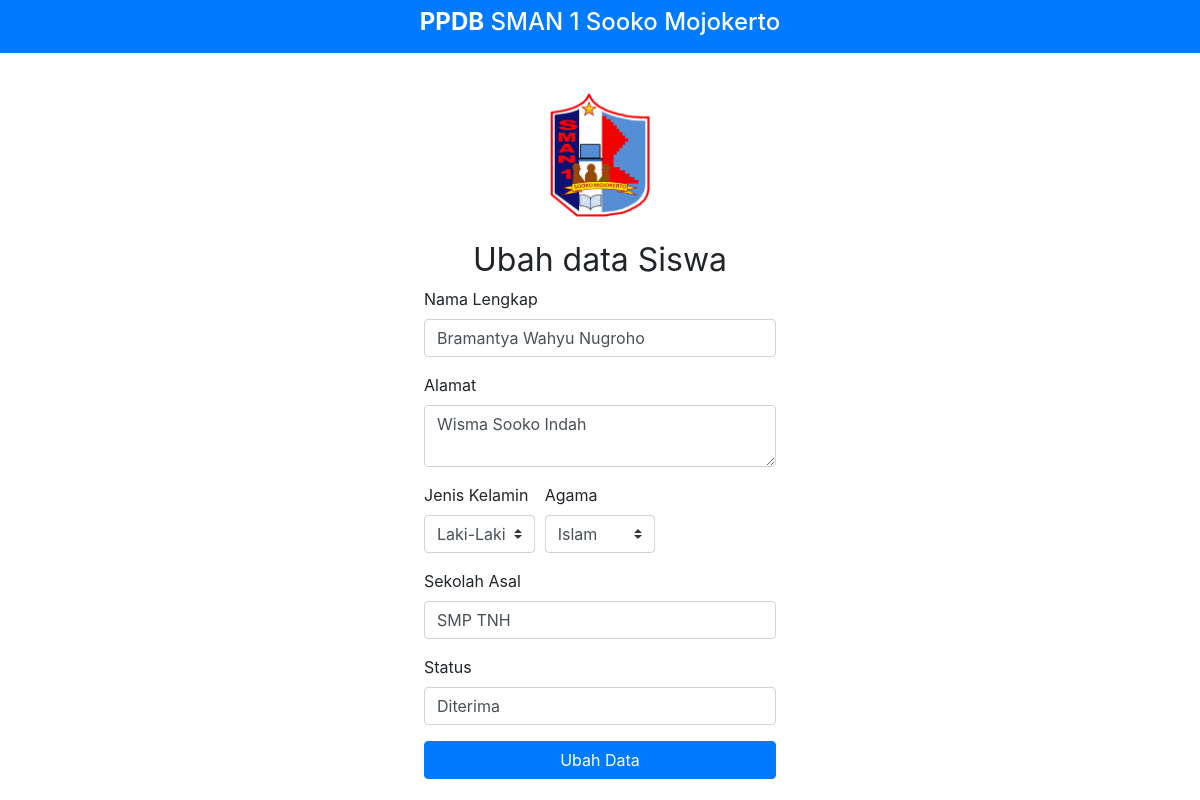
Screenshot of /admin/ubahsiswa.php?idsiswa=2 (signed in) with the database file from the repository.
### tables this page shows
CREATE TABLE `siswa_pendaftar` (
  `id` int(11) NOT NULL,
  `nama` varchar(100) NOT NULL,
  `alamat` varchar(255) NOT NULL,
  `jeniskelamin` varchar(15) NOT NULL,
  `agama` varchar(20) NOT NULL,
  `sekolahasal` varchar(200) NOT NULL,
  `email` varchar(200) NOT NULL,
  `password` varchar(255) NOT NULL,
  `statusdaftar` varchar(20) NOT NULL DEFAULT 'Diproses'
);

### admin/functions.php (called while the page is built, shortened)
<?php
$conn=mysqli_connect("localhost","root","","ppdbsooko");
function query($query){
	global $conn;
	$result=mysqli_query($conn, $query);
	$rows = [];
	while ($row = mysqli_fetch_assoc($result)) {
		$rows[]= $row;
	}
	return $rows;
}
?>

### admin/ubahsiswa.php (the view, shortened to what this page needs)
<?php
require 'functions.php';
$id=$_GET["idsiswa"];
$siswa=query("SELECT * FROM siswa_pendaftar WHERE id=$id")[0];
?>
<!doctype html>
<html lang="en">
  <head>
    <link rel="stylesheet" href="https://stackpath.bootstrapcdn.com/bootstrap/4.5.0/css/bootstrap.min.css">
    <link rel="stylesheet" href="https://use.fontawesome.com/releases/v5.13.1/css/all.css">
    <link rel="stylesheet" href="../assets/css/gate.css">
  </head>
  <body>
    <nav class="navbar navbar-light bg-primary justify-content-center align-items-center">
      <p class="text-center text-white h4"><span class="font-weight-bold">PPDB</span> SMAN 1 Sooko Mojokerto</p>
    </nav>
    <div class="gate mt-3">
        <form class="form-gate p-4" action="" method="post">
            <div class="text-center">
            <img src="../assets/img/logosma.png" alt="logo" width="100px">
            <h2 class="mt-4 font-weight-normal">Ubah data Siswa</h2>
            </div>
            <div class="form-group">
              <label for="namalengkap">Nama Lengkap</label>
              <input type="text" class="form-control" id="namalengkap" placeholder="Nama Lengkap" name="nama" required autofocus value="<?= $siswa["nama"];?>">
            </div>
            <div class="form-group">
              <label for="alamat">Alamat</label>
              <textarea type="text" class="form-control" id="alamat" placeholder="Alamat" name="alamat" required><?= $siswa["alamat"];?></textarea>
            </div>
            <div class="form-row">
                <div class="col-md-4 mb-3">
                  <label for="jeniskelamin">Jenis Kelamin</label>
                  <select class="custom-select" id="jeniskelamin" name="jeniskelamin" required>
                    <option value="Laki-Laki" <?= ($siswa["jeniskelamin"]=='Laki-Laki')? "selected":"" ?>>Laki-Laki</option>
                  </select>
                </div>
                <div class="col-md-4 mb-3">
                  <label for="agama">Agama</label>
                  <select class="custom-select" id="agama" name="agama" required>
                    <option value="Islam" <?= ($siswa["agama"]=='Islam')? "selected":"" ?>>Islam</option>
                  </select>
                </div>
            </div>
            <div class="form-group">
                <label for="sekolahasal">Sekolah Asal</label>
                <input type="text" class="form-control" id="sekolahasal" placeholder="sekolah asal" name="sekolahasal" required value="<?= $siswa["sekolahasal"]?>">
            </div>
            <div class="form-group">
                <label for="status">Status</label>
                <input type="text" class="form-control" id="status" placeholder="Status" name="status" required value="<?= $siswa["statusdaftar"]?>">
            </div>
            <button type="submit" class="btn btn-block btn-primary mt-3" name="ubah">Ubah Data</button>
        </form>
    </div>
  </body>
</html>

### assets/css/gate.css (style rules this page uses)
.gate { width: 100%; }
.form-gate { max-width: 400px; background-color: #fff; margin: 0 auto; }

### rows the page displays
siswa_pendaftar: nama "Bramantya Wahyu Nugroho", alamat "Wisma Sooko Indah", jeniskelamin "Laki-Laki", agama "Islam", sekolahasal "SMP TNH", status "Diterima"
